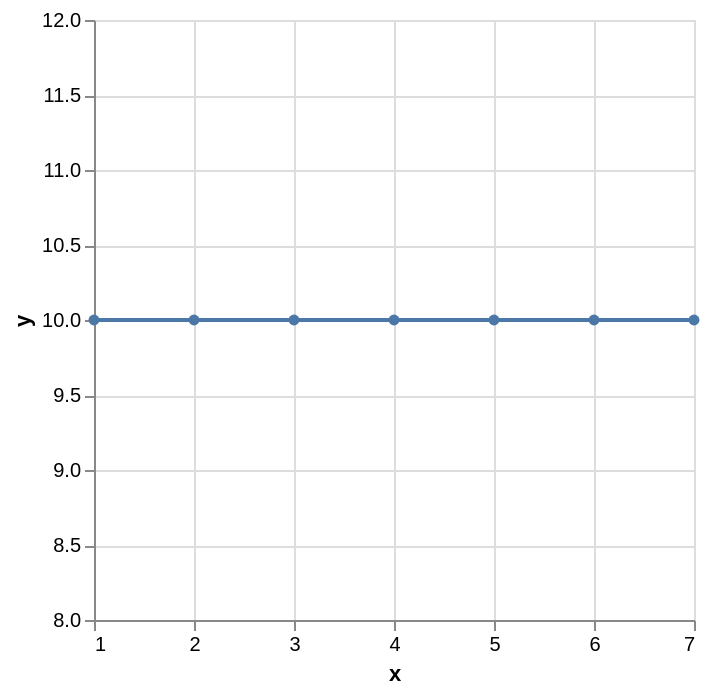

Write a Vega-Lite specification for this figure.
### Vega-Lite specification from a JSON file in a GitHub repository (floating-point values rounded to 4 significant figures)
{"$schema": "https://vega.github.io/schema/vega-lite/v5.json", "description": "Vega-Lite computes the minimum and maximum axes values automatically but this can be made more dynamic by using params to produce axes which are +/- 20% of the minimum and maximum values in the dataset.", "data": {"values": [{"x": 1, "y": 10}, {"x": 2, "y": 10}, {"x": 3, "y": 10}, {"x": 4, "y": 10}, {"x": 5, "y": 10}, {"x": 6, "y": 10}, {"x": 7, "y": 10}]}, "params": [{"name": "extents", "expr": "extent(pluck(data('source_0'), 'y'))"}, {"name": "min", "expr": "extents[0] * 0.8"}, {"name": "max", "expr": "extents[1] * 1.2"}], "mark": {"type": "line", "point": true}, "encoding": {"x": {"field": "x", "type": "quantitative"}, "y": {"field": "y", "type": "quantitative", "scale": {"domain": {"expr": "[min,max]"}}}}}
